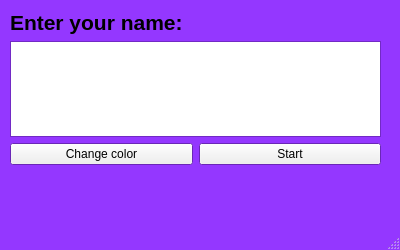
<?xml version="1.0" encoding="UTF-8"?>
<ui version="4.0">
 <class>MainWindow</class>
 <widget class="QMainWindow" name="MainWindow">
  <property name="geometry">
   <rect>
    <x>0</x>
    <y>0</y>
    <width>400</width>
    <height>250</height>
   </rect>
  </property>
  <property name="palette">
   <palette>
    <active>
     <colorrole role="Window">
      <brush brushstyle="SolidPattern">
       <color alpha="255">
        <red>148</red>
        <green>55</green>
        <blue>255</blue>
       </color>
      </brush>
     </colorrole>
    </active>
    <inactive>
     <colorrole role="Window">
      <brush brushstyle="SolidPattern">
       <color alpha="255">
        <red>148</red>
        <green>55</green>
        <blue>255</blue>
       </color>
      </brush>
     </colorrole>
    </inactive>
    <disabled>
     <colorrole role="Base">
      <brush brushstyle="SolidPattern">
       <color alpha="255">
        <red>148</red>
        <green>55</green>
        <blue>255</blue>
       </color>
      </brush>
     </colorrole>
     <colorrole role="Window">
      <brush brushstyle="SolidPattern">
       <color alpha="255">
        <red>148</red>
        <green>55</green>
        <blue>255</blue>
       </color>
      </brush>
     </colorrole>
    </disabled>
   </palette>
  </property>
  <property name="windowTitle">
   <string>MainWindow</string>
  </property>
  <widget class="QWidget" name="centralwidget">
   <widget class="QWidget" name="verticalLayoutWidget">
    <property name="geometry">
     <rect>
      <x>10</x>
      <y>10</y>
      <width>371</width>
      <height>175</height>
     </rect>
    </property>
    <layout class="QVBoxLayout" name="verticalLayout_3">
     <item>
      <layout class="QVBoxLayout" name="verticalLayout_2">
       <item>
        <layout class="QVBoxLayout" name="verticalLayout">
         <item>
          <widget class="QLabel" name="label">
           <property name="font">
            <font>
             <pointsize>16</pointsize>
             <bold>true</bold>
            </font>
           </property>
           <property name="text">
            <string>Enter your name:</string>
           </property>
          </widget>
         </item>
         <item>
          <widget class="QPlainTextEdit" name="namePlain"/>
         </item>
         <item>
          <layout class="QHBoxLayout" name="horizontalLayout">
           <item>
            <widget class="QPushButton" name="changeButton">
             <property name="text">
              <string>Change color</string>
             </property>
            </widget>
           </item>
           <item>
            <widget class="QPushButton" name="startButton">
             <property name="text">
              <string>Start</string>
             </property>
            </widget>
           </item>
          </layout>
         </item>
        </layout>
       </item>
      </layout>
     </item>
     <item>
      <widget class="QLabel" name="infoLable">
       <property name="font">
        <font>
         <bold>true</bold>
        </font>
       </property>
       <property name="text">
        <string/>
       </property>
      </widget>
     </item>
    </layout>
   </widget>
  </widget>
  <widget class="QMenuBar" name="menubar">
   <property name="geometry">
    <rect>
     <x>0</x>
     <y>0</y>
     <width>400</width>
     <height>24</height>
    </rect>
   </property>
  </widget>
  <widget class="QStatusBar" name="statusbar"/>
 </widget>
 <resources/>
 <connections/>
</ui>
